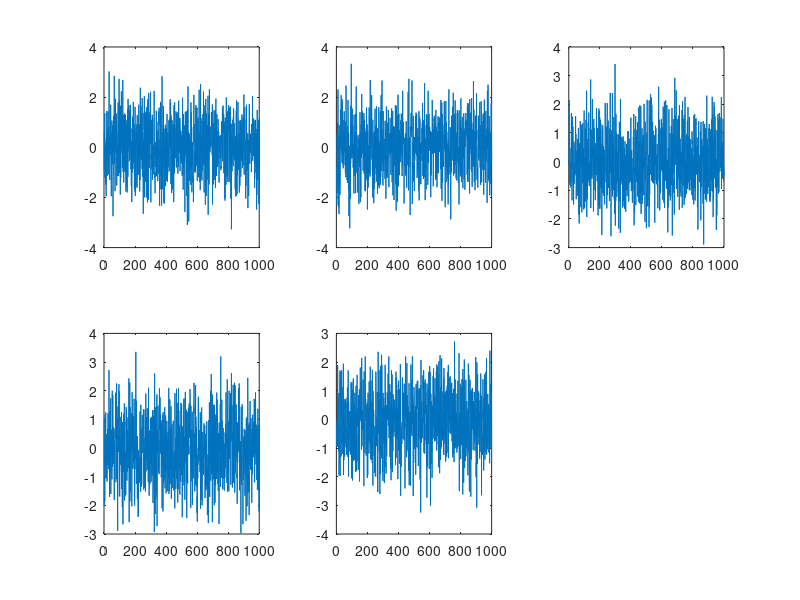
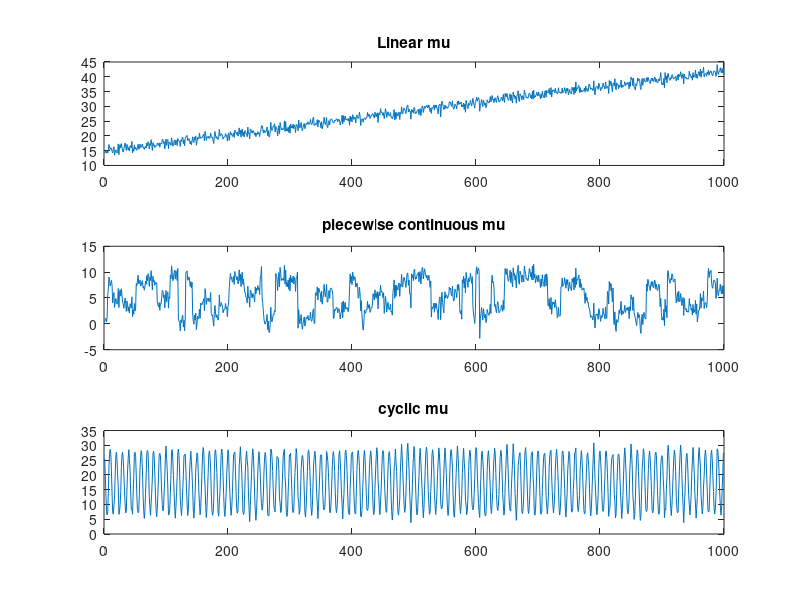
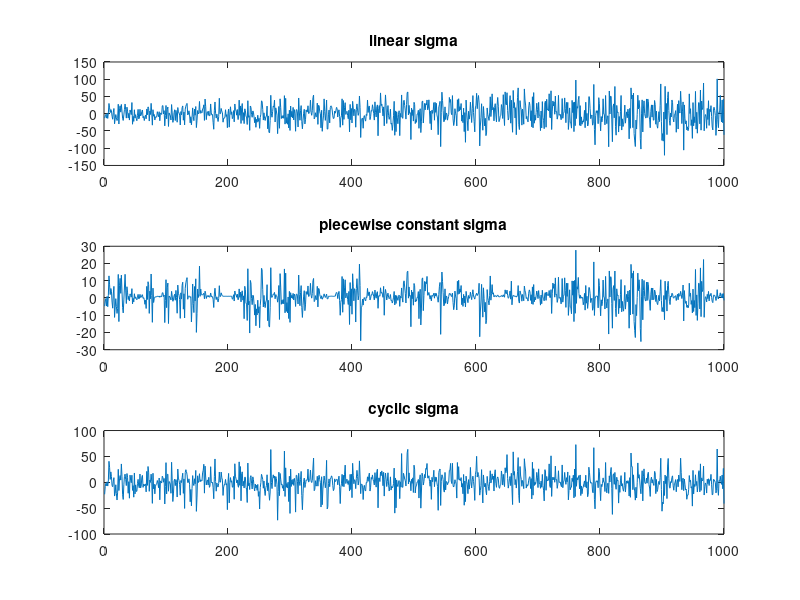

These charts were generated, in order, by the following MATLAB code:
%% Signal Processing
% Lab 02

% Exercise 1
% Generation of nonstationary random processes.


close all, clear all, clc;

% X[n] = sigma[n] * F[N] + mu[n] DEFINITION OF X[n]
% where F [n] is a discrete-time white Gaussian noise with zero mean and 
% unit variance, whereas sigma[n] and mu[n] are deterministic functions. 

MAX_LENGTH = 1000; % max number of points to sample

n = [1:1:MAX_LENGTH]; % x-axis coordinate


%% Step 1
% Generate and plot M = 5 realizations of F [n]. Plot the realizations 
% on the same figure, by using the subplot function.

M = 5; 
figure;

for i=1:M
    F = randn (1,MAX_LENGTH);
    subplot(2,3,i);
    plot (n, F);
end

%% Step 2
% Take sigma[n]=1 and, by changing the function mu[n], generate a random 
% process X[n] with time-varying mean.

figure;

sigma = ones(1,MAX_LENGTH);
mu = zeros(1,MAX_LENGTH);

X = sigma .* F + mu;

% Linear mu
% mu changes linearly between mu1 and mu2 (arbitrarily chosen)
mu1 = 15; 
mu2 = 42;

mu = linspace(mu1,mu2, MAX_LENGTH);

X = sigma .* F + mu;
subplot(3,1,1);
plot (n,X);
title('Linear mu');

% Piecewise constant mu
% mu is constant over an interval, but changes from an interval to another

clear mu;

n_intervals = 10; % arbitrarily decided
tot_len = 1;

while tot_len < MAX_LENGTH
    interval_length = round(rand()*(2*n_intervals+1)); % random inteval length
    tot_len = tot_len + interval_length; 
    if (tot_len > MAX_LENGTH) % exit the loop when the last position is reached
        interval_length = -MAX_LENGTH + tot_len;
        tot_len = MAX_LENGTH;
        val = rand()*10;
        mu(tot_len-interval_length:tot_len) = val;
        break;
    end
    val = rand()*10;
    mu(tot_len-interval_length:tot_len) = val;
end

X = sigma .* F + mu;

% plot (n, mu, 'o');
subplot(3,1,2);
plot (n, X);      
title('piecewise continuous mu');

% Cyclic mu
% mu is a sinusoid which oscillates between two arbitrary values mu1 and
% mu2

mu1 = 12; 
mu2 = 23;

A = abs(mu1-mu2); % find the amplitude
bias = (mu1+mu2)/2; % find the middle point

N = 10;

clear mu;
mu = A * cos ( 2*pi/N*n ) + bias;

X = sigma .* F + mu;

% plot (n, mu, '-');
subplot(3,1,3);
plot (n, X);   
title('cyclic mu');

%% Step 3
% Take mu[n]=1 and, by changing sigma[n], generate a random process with 
% time-varying variance. 
figure
mu = ones(1,MAX_LENGTH);

sigma = ones(1,MAX_LENGTH);

X = sigma .* F + mu;

% Linear sigma
% sigma changes linearly between mu1 and mu2
sigma1 = 15; 
sigma2 = 42;

sigma = linspace(sigma1,sigma2, MAX_LENGTH);

X = sigma .* F + mu;
subplot(3,1,1);
plot (n,X);
title('linear sigma');

% Piecewise constant sigma
% sigma is constant over an interval, but changes from an interval to another

clear sigma;

n_intervals = 10;
tot_len = 1;

while tot_len < MAX_LENGTH
    interval_length = round(rand()*(2*n_intervals+1));
    tot_len = tot_len + interval_length            
    if (tot_len > MAX_LENGTH)
        interval_length = -MAX_LENGTH + tot_len;
        tot_len = MAX_LENGTH;
        val = rand()*10;
        sigma(tot_len-interval_length:tot_len) = val;
        break;
    end
    val = rand()*10;
    sigma(tot_len-interval_length:tot_len) = val;
end

X = sigma .* F + mu;

% plot (n, mu, 'o');
subplot(3,1,2);
plot (n, X);      
title('piecewise constant sigma');

% Cyclic sigma
% sigma is a sinusoid which oscillates between two arbitrary values sigma1 and
% sigma2

sigma1 = 12; 
sigma2 = 23;

A = abs(sigma1-sigma2);
bias = (sigma1+sigma2)/2;

N = 10;

clear sigma;
sigma = A * cos ( 2*pi/N*n ) + bias;

X = sigma .* F + mu;

% plot (n, mu, '-');
subplot(3,1,3);
plot (n, X);   
title('cyclic sigma');
